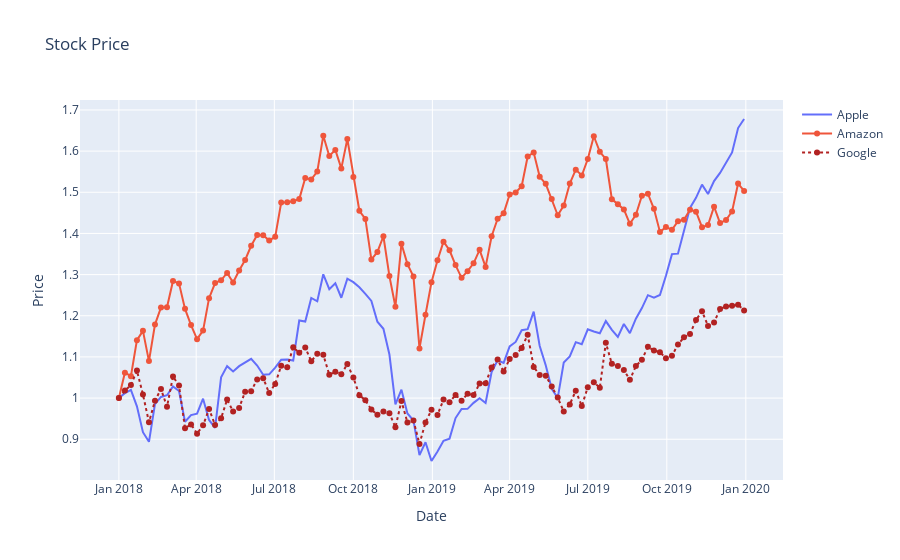

Notebook cell for this chart:
### Code cell
# Fig. in which we can add multiple plots
fig = go.Figure()

fig.add_trace(go.Scatter(x = df_stocks.date, y = df_stocks.AAPL,
                          mode = 'lines', name = 'Apple'))
fig.add_trace(go.Scatter(x = df_stocks.date, y = df_stocks.AMZN,
                         mode = 'lines+markers', name = 'Amazon'))
fig.add_trace(go.Scatter(x = df_stocks.date, y = df_stocks.GOOG,
                         mode = 'lines+markers', name = 'Google',
                         line = dict(color = 'firebrick',
                                     width = 2,
                                     dash = 'dot')))

fig.update_layout(title = 'Stock Price',
                  xaxis_title = 'Date',
                  yaxis_title = 'Price')
